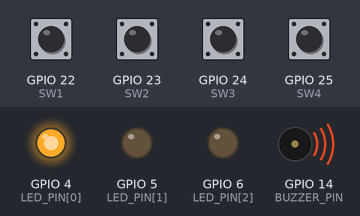
Simulated run of this program. Board: Raspberry Pi (BCM pin numbers). On the bench: output pins drawn as LEDs (lit = HIGH), buzzer (waves = sounding). Inputs (shaded band) come from the test bench; at power-on: GPIO 22 (SW1), GPIO 23 (SW2), GPIO 24 (SW3), GPIO 25 (SW4) LOW. Random numbers come from a fixed seed; what the program prints to the terminal is not drawn. At 1.9 s the program stops and its outputs stay as they are.

Above: at 0.1 s.
At 1.2 s:
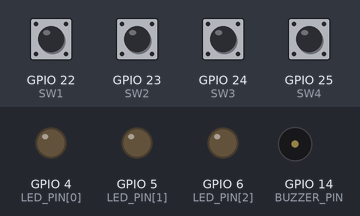
1.3 s: GPIO 22 (SW1) pulled HIGH for 0.15 s
At 1.7 s:
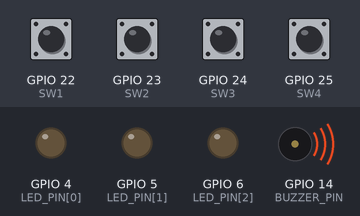
Timing chart, 0 to 3.4 s (numbered marks = the images above; inputs shaded):
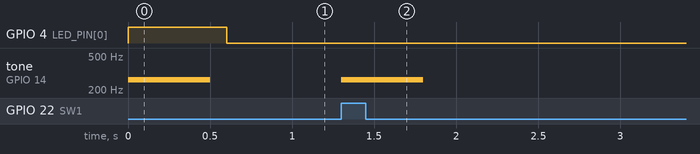

Measured:
- after the input at 1.3 s, tone on GPIO 14 (BUZZER_PIN): silent → 262 Hz at once, → silent 0.50 s later

The program:

Mission020104.py
```python
import RPi.GPIO as GPIO
import random
import time

# GPIO 핀 번호 설정
LED_PIN = [4, 5, 6]  # Red, Green, Blue
SW1 = 22
SW2 = 23
SW3 = 24
SW4 = 25
BUZZER_PIN = 14

# 초기화
GPIO.setwarnings(False)
GPIO.setmode(GPIO.BCM)

# GPIO 핀 모드 설정
GPIO.setup(LED_PIN, GPIO.OUT)
GPIO.setup(SW1, GPIO.IN)
GPIO.setup(SW2, GPIO.IN)
GPIO.setup(SW3, GPIO.IN)
GPIO.setup(SW4, GPIO.IN)
GPIO.setup(BUZZER_PIN, GPIO.OUT)

# PWM = 100Hz
BUZZER = GPIO.PWM(BUZZER_PIN, 100)

# LED 초기화(for in range 형태)
for pin in LED_PIN:
    GPIO.output(pin, GPIO.LOW)

# 3. 시간과 컬러를 입력받아 소리를 재생하는 함수 작성(빨간색은 262Hz, 초록색은 294Hz, 파란색은 330Hz)
def play_sound(color):
    if color == 0:
        BUZZER.ChangeFrequency(262)
    elif color == 1:
        BUZZER.ChangeFrequency(294)
    elif color == 2:
        BUZZER.ChangeFrequency(330)
    BUZZER.start(50)  # 50% duty cycle
    time.sleep(0.5)
    BUZZER.stop()
    time.sleep(0.1)  # 부저 정지 후 잠시 대기

# 4. 순서배열을 입력받고 배열의 컬러값의 순서대로 LED를 켜고 소리를 내는 함수 작성 (소리를 낼때는 앞에서의 소리를 재생하는 함수 활용)
def play_sequence(sequence):
    for color in sequence:
        GPIO.output(LED_PIN[color], GPIO.HIGH)
        play_sound(color)
        GPIO.output(LED_PIN[color], GPIO.LOW)
        time.sleep(0.5)

# 5. 플레이어의 입력을 받아 값을 반환해주는 함수 작성, 특정 시퀀스의 길이만큼 플레이어에게 버튼 입력을 받아 시퀀스를 완성하는 함수
def get_player_input(length):  # The number of inputs the player
    player_input = []  # Store the player's input
    for _ in range(length):  # iterate 'length' times
        while True:  # This loop keeps running until the player makes a valid input by pressing one of the buttons
            if GPIO.input(SW1) == GPIO.HIGH:
                player_input.append(0)  # Red
                play_sound(0)  # 부저 울리기
                break
            elif GPIO.input(SW2) == GPIO.HIGH:
                player_input.append(1)  # Green
                play_sound(1)  # 부저 울리기
                break
            elif GPIO.input(SW3) == GPIO.HIGH:
                player_input.append(2)  # Blue
                play_sound(2)  # 부저 울리기
                break
    return player_input

# 6. 메인 함수를 따로 작성하고 #try-except-finally 구문을 사용하여 GPIO를 정리
def main():
    try:
        # 7. 시퀀스의 배열을 미리 만들어 준 뒤
        sequence = []
        # 무한 반복문 생성
        while True:
            for _ in range(3):  # 3 cycles
                color = random.choice(range(3))
                sequence.append(color)
                play_sequence(sequence)
                player_input = get_player_input(len(sequence))

                # 사용자 입력이 시퀀스와 다르면 게임 종료
                if player_input != sequence:
                    print(f"Game Over! Your score: {len(sequence) - 1}")
                    return

                # SW4 버튼을 누르면 게임 종료
                if GPIO.input(SW4) == GPIO.LOW:
                    print(f"강제 종료! Your score: {len(sequence) - 1}")  # 점수 출력
                    return

                time.sleep(1)

    except KeyboardInterrupt:
        pass
    finally:
        GPIO.cleanup()

if __name__ == "__main__":
    main()
```
